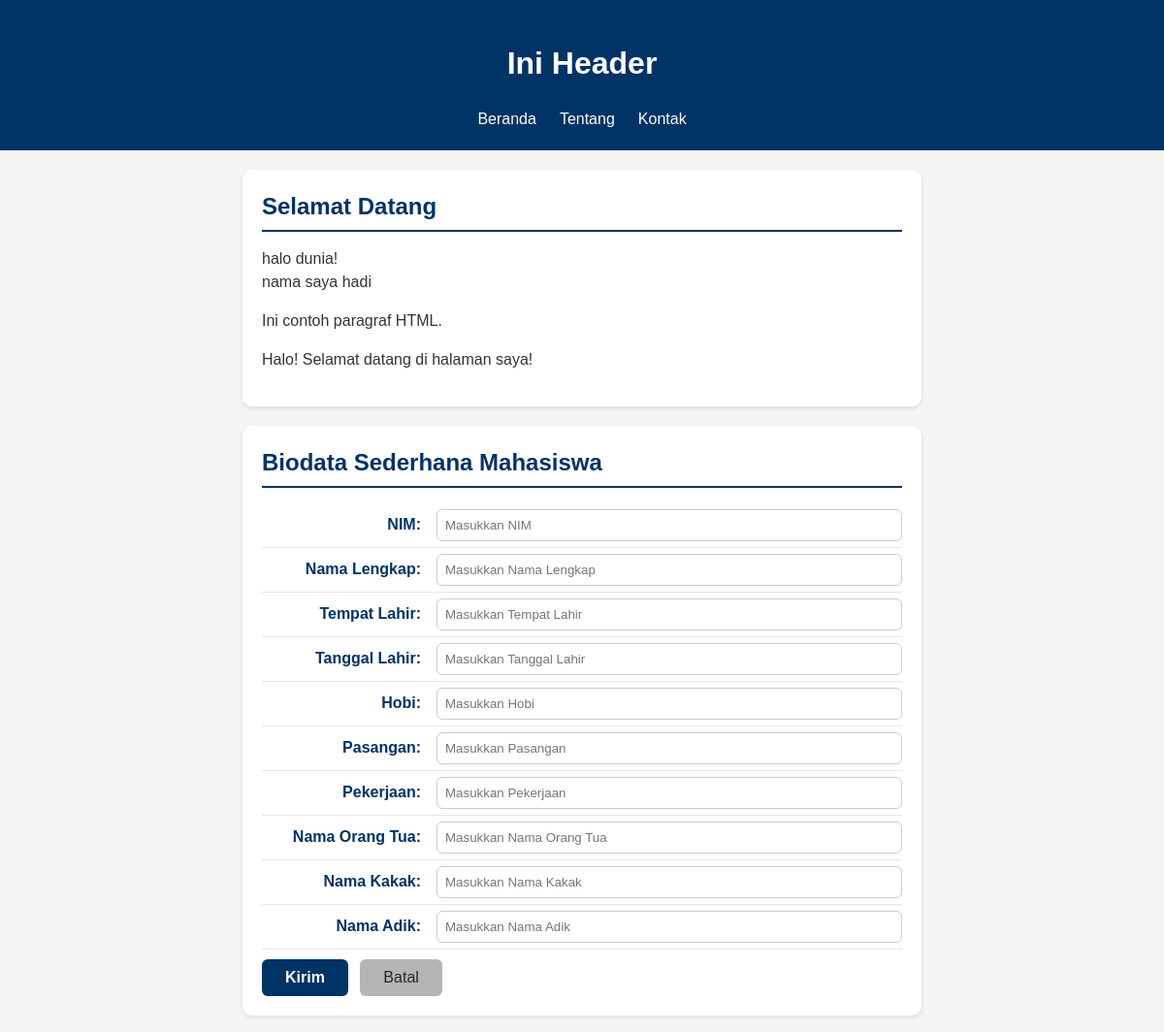
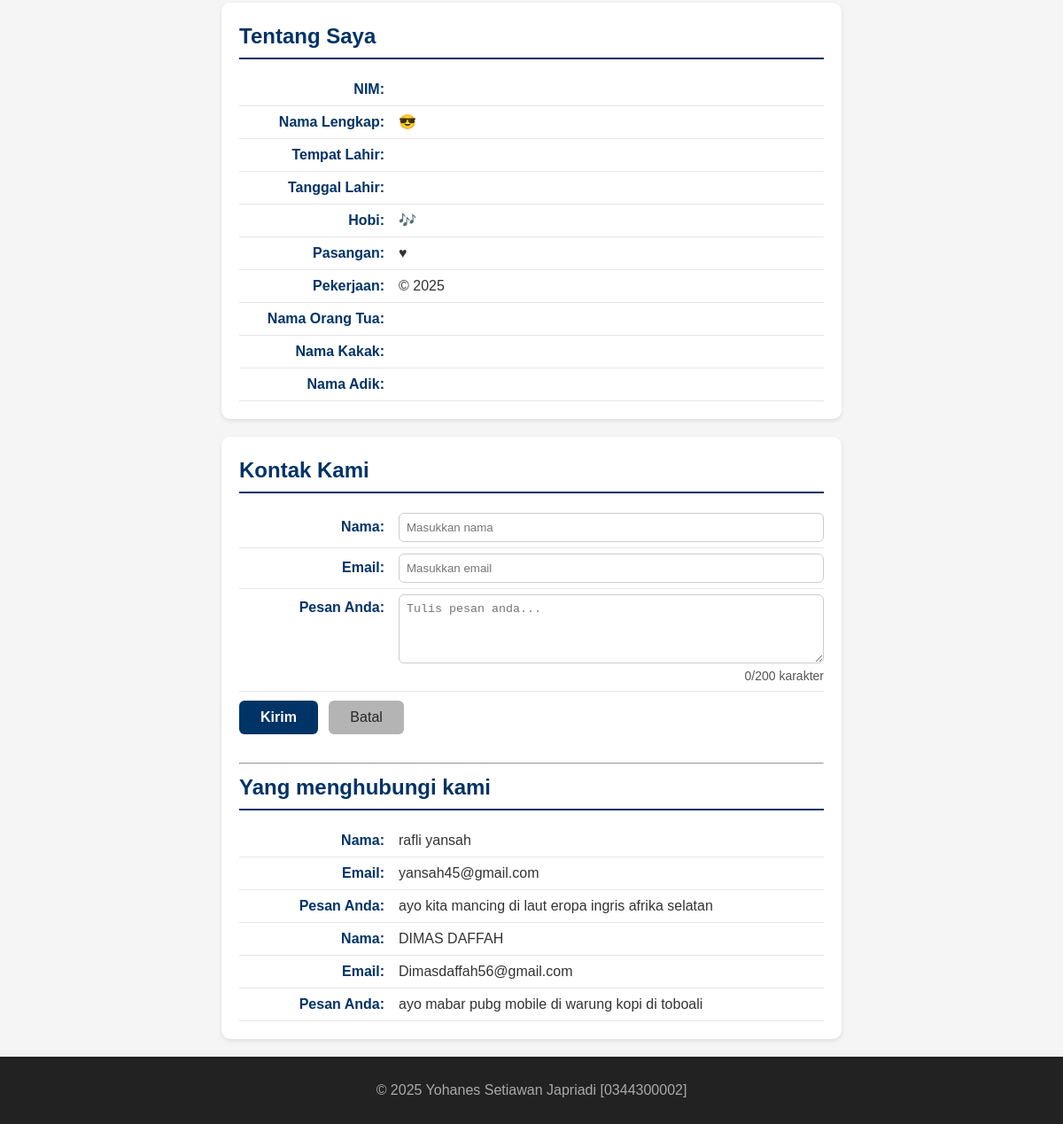
The page / on the database its author committed (2 pictures, top to bottom).
### tables this page shows
CREATE TABLE `tbl_tamu` (
  `cid` int(11) NOT NULL,
  `cnama` varchar(100) DEFAULT NULL,
  `cemail` varchar(100) DEFAULT NULL,
  `cpesan` text
);

### fungsi.php (the view, shortened to what this page needs)
<?php
function bersihkan($str)
{
  return htmlspecialchars(trim($str));
}
function tampilkanBiodata($conf, $arr)
{
  $html = "";
  foreach ($conf as $k => $v) {
    $label = $v["label"];
    $nilai = bersihkan($arr[$k] ?? '');
    $suffix = $v["suffix"];
    $html .= "<p><strong>{$label}</strong> {$nilai}{$suffix}</p>";
  }
  return $html;
}

### index.php (shortened to what this page needs)
<?php
require_once __DIR__ . '/fungsi.php';
?>
<!DOCTYPE html>
<html lang="en">
<head>
  <link rel="stylesheet" href="style.css">
</head>
<body>
  <header>
    <h1>Ini Header</h1>
    <nav>
      <ul>
        <li><a href="#home">Beranda</a></li>
        <li><a href="#about">Tentang</a></li>
        <li><a href="#contact">Kontak</a></li>
      </ul>
    </nav>
  </header>
  <main>
    <section id="home">
      <h2>Selamat Datang</h2>
      <?php
      echo "halo dunia!<br>";
      echo "nama saya hadi";
      ?>
      <p>Ini contoh paragraf HTML.</p>
    </section>
    <section id="biodata">
      <h2>Biodata Sederhana Mahasiswa</h2>
      <form action="proses.php" method="POST">
        <label for="txtNim"><span>NIM:</span>
          <input type="text" id="txtNim" name="txtNim" placeholder="Masukkan NIM" required>
        </label>
        <label for="txtNmLengkap"><span>Nama Lengkap:</span>
          <input type="text" id="txtNmLengkap" name="txtNmLengkap" placeholder="Masukkan Nama Lengkap" required>
        </label>
        <label for="txtT4Lhr"><span>Tempat Lahir:</span>
          <input type="text" id="txtT4Lhr" name="txtT4Lhr" placeholder="Masukkan Tempat Lahir" required>
        </label>
        <label for="txtTglLhr"><span>Tanggal Lahir:</span>
          <input type="text" id="txtTglLhr" name="txtTglLhr" placeholder="Masukkan Tanggal Lahir" required>
        </label>
        <label for="txtHobi"><span>Hobi:</span>
          <input type="text" id="txtHobi" name="txtHobi" placeholder="Masukkan Hobi" required>
        </label>
        <label for="txtPasangan"><span>Pasangan:</span>
          <input type="text" id="txtPasangan" name="txtPasangan" placeholder="Masukkan Pasangan" required>
        </label>
        <label for="txtKerja"><span>Pekerjaan:</span>
          <input type="text" id="txtKerja" name="txtKerja" placeholder="Masukkan Pekerjaan" required>
        </label>
        <label for="txtNmOrtu"><span>Nama Orang Tua:</span>
          <input type="text" id="txtNmOrtu" name="txtNmOrtu" placeholder="Masukkan Nama Orang Tua" required>
        </label>
        <label for="txtNmKakak"><span>Nama Kakak:</span>
          <input type="text" id="txtNmKakak" name="txtNmKakak" placeholder="Masukkan Nama Kakak" required>
        </label>
        <label for="txtNmAdik"><span>Nama Adik:</span>
          <input type="text" id="txtNmAdik" name="txtNmAdik" placeholder="Masukkan Nama Adik" required>
        </label>
        <button type="submit">Kirim</button>
        <button type="reset">Batal</button>
      </form>
    </section>
    <?php
    $biodata = $_SESSION["biodata"] ?? [];
    $fieldConfig = [
      "nim" => ["label" => "NIM:", "suffix" => ""],
      "nama" => ["label" => "Nama Lengkap:", "suffix" => " &#128526;"],
      "tempat" => ["label" => "Tempat Lahir:", "suffix" => ""],
      "tanggal" => ["label" => "Tanggal Lahir:", "suffix" => ""],
      "hobi" => ["label" => "Hobi:", "suffix" => " &#127926;"],
      "pasangan" => ["label" => "Pasangan:", "suffix" => " &hearts;"],
      "pekerjaan" => ["label" => "Pekerjaan:", "suffix" => " &copy; 2025"],
      "ortu" => ["label" => "Nama Orang Tua:", "suffix" => ""],
      "kakak" => ["label" => "Nama Kakak:", "suffix" => ""],
      "adik" => ["label" => "Nama Adik:", "suffix" => ""],
    ];
    ?>
    <section id="about">
      <h2>Tentang Saya</h2>
      <?= tampilkanBiodata($fieldConfig, $biodata) ?>
    </section>
    <section id="contact">
      <h2>Kontak Kami</h2>
      <form action="proses.php" method="POST">
        <label for="txtNama"><span>Nama:</span>
          <input type="text" id="txtNama" name="txtNama" placeholder="Masukkan nama" required autocomplete="name">
        </label>
        <label for="txtEmail"><span>Email:</span>
          <input type="email" id="txtEmail" name="txtEmail" placeholder="Masukkan email" required autocomplete="email">
        </label>
        <label for="txtPesan"><span>Pesan Anda:</span>
          <textarea id="txtPesan" name="txtPesan" rows="4" placeholder="Tulis pesan anda..." required></textarea>
          <small id="charCount">0/200 karakter</small>
        </label>
        <button type="submit">Kirim</button>
        <button type="reset">Batal</button>
      </form>
      <br>
      <hr>
      <h2>Yang menghubungi kami</h2>
      <?php include 'read_inc.php'; ?>
    </section>
  </main>
  <footer>
    <p>&copy; 2025 Yohanes Setiawan Japriadi [0344300002]</p>
  </footer>
</body>
</html>

### read_inc.php
<?php
require 'koneksi.php';
$fieldContact = [
    "nama"  => ["label" => "Nama:",  "suffix" => ""],
    "email" => ["label" => "Email:", "suffix" => ""],
    "pesan" => ["label" => "Pesan Anda:", "suffix" => ""]
];
$sql = "SELECT * FROM tbl_tamu ORDER BY cid DESC";
$q = mysqli_query($conn, $sql);
if (!$q) {
    echo "<p>Gagal membaca data tamu: " . htmlspecialchars(mysqli_error($conn)) . "</p>";
} elseif (mysqli_num_rows($q) == 0) {
    echo "<p>Belum ada data tamu yang tersimpan.</p>";
} else {
    while ($row = mysqli_fetch_assoc($q)) {
        $arrContact = [
            "nama"  => $row["cnama"]  ?? "",
            "email" => $row["cemail"] ?? "",
            "pesan" => $row["cpesan"] ?? ""
        ];
        echo tampilkanBiodata($fieldContact, $arrContact);
    }
}
?>

### style.css (style rules this page uses)
* { box-sizing: border-box; }
body { margin: 0; font-family: Arial, sans-serif; background: #f5f5f5; color: #333; line-height: 1.5; }
header { background: #003366; color: #fff; padding: 20px; text-align: center; }
header ul { display: flex; justify-content: center; list-style: none; padding: 0; margin: 10px 0 0; }
header li a { color: #fff; text-decoration: none; padding: 6px 12px; }
#home, #about, #contact, #biodata { background-color: #ffffff; border-radius: 10px; padding: 20px; max-width: 700px; margin: 20px auto; box-shadow: 0 2px 5px rgba(0, 0, 0, 0.1); }
#home h2, #about h2, #contact h2, #biodata h2 { color: #003366; border-bottom: 2px solid #003366; padding-bottom: 6px; margin-top: 0; margin-bottom: 16px; }
#home p { text-align: justify; }
#about p, #contact p, #contact label, #biodata label { display: flex; justify-content: flex-start; align-items: baseline; margin: 0; padding: 6px 0; border-bottom: 1px solid #e6e6e6; }
#about strong, #contact strong, #contact label>span, #biodata label>span { min-width: 180px; color: #003366; font-weight: 600; text-align: right; padding-right: 16px; flex-shrink: 0; }
#contact input, #contact textarea, #biodata input { flex: 1; border: 1px solid #ccc; border-radius: 6px; padding: 8px; color: #000; font-weight: normal; margin: 0; box-sizing: border-box; }
#contact button, #biodata button { margin-top: 10px; display: inline-block; padding: 10px 24px; font-size: 16px; border-radius: 6px; cursor: pointer; border: none; transition: all 0.3s ease; margin-right: 8px; }
#contact button[type="submit"], #biodata button[type="submit"] { background-color: #003366; color: #fff; font-weight: 600; }
#contact button[type="reset"], #biodata button[type="reset"] { background-color: #b4b4b4; color: #272727; font-weight: 500; }
footer { background: #222; color: #aaa; text-align: center; padding: 10px; }

### rows shown on the page
tbl_tamu: label "Nama:", cnama "rafli yansah", label "Email:", cemail "yansah45@gmail.com", label "Pesan Anda:", cpesan "ayo kita mancing di laut eropa ingris afrika selatan"
tbl_tamu: label "Nama:", cnama "DIMAS DAFFAH", label "Email:", cemail "Dimasdaffah56@gmail.com", label "Pesan Anda:", cpesan "ayo mabar pubg mobile di warung kopi di toboali"

### other values the page prints
$label "NIM:"
$label "Nama Lengkap:"
$suffix "😎"
$label "Tempat Lahir:"
$label "Tanggal Lahir:"
$label "Hobi:"
$suffix "🎶"
$label "Pasangan:"
$suffix "♥"
$label "Pekerjaan:"
$suffix "© 2025"
$label "Nama Orang Tua:"
$label "Nama Kakak:"
$label "Nama Adik:"
